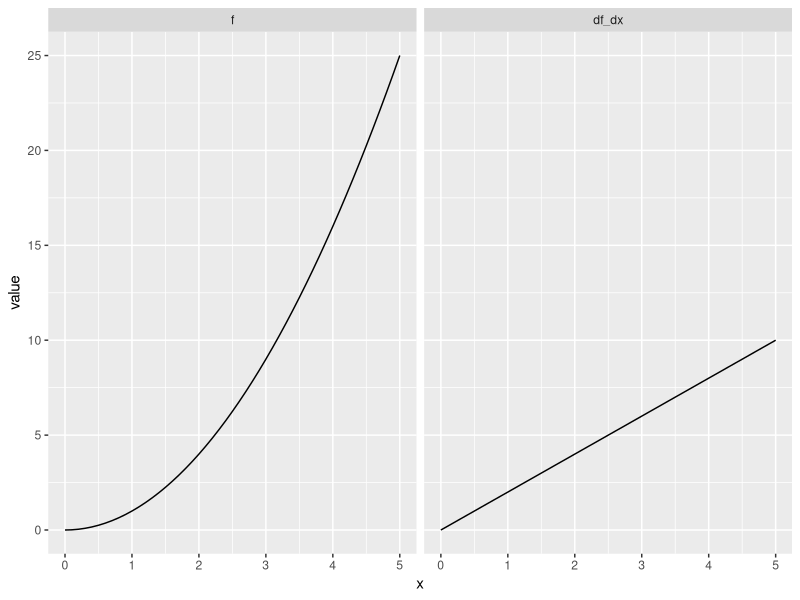
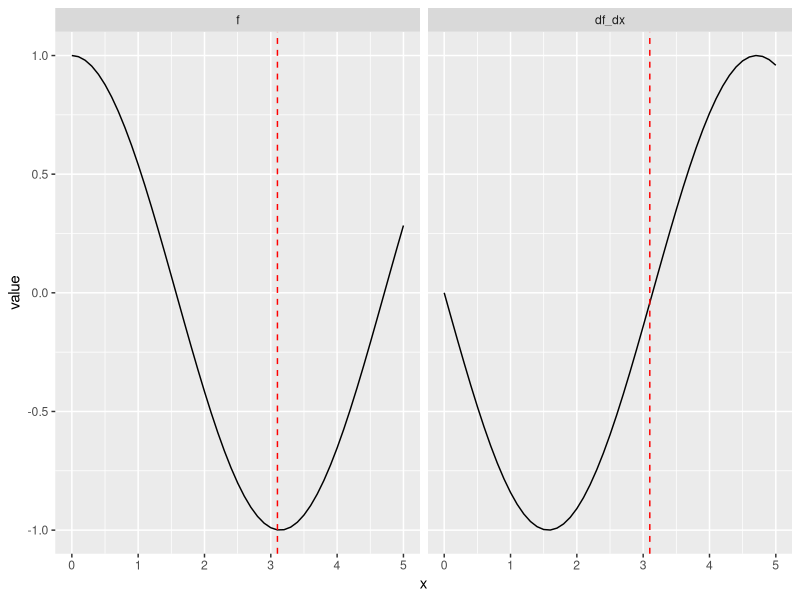
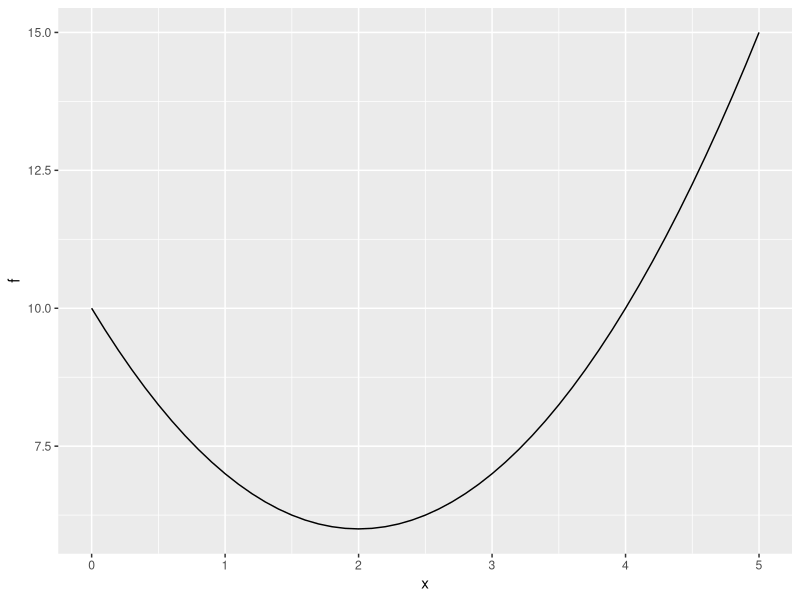
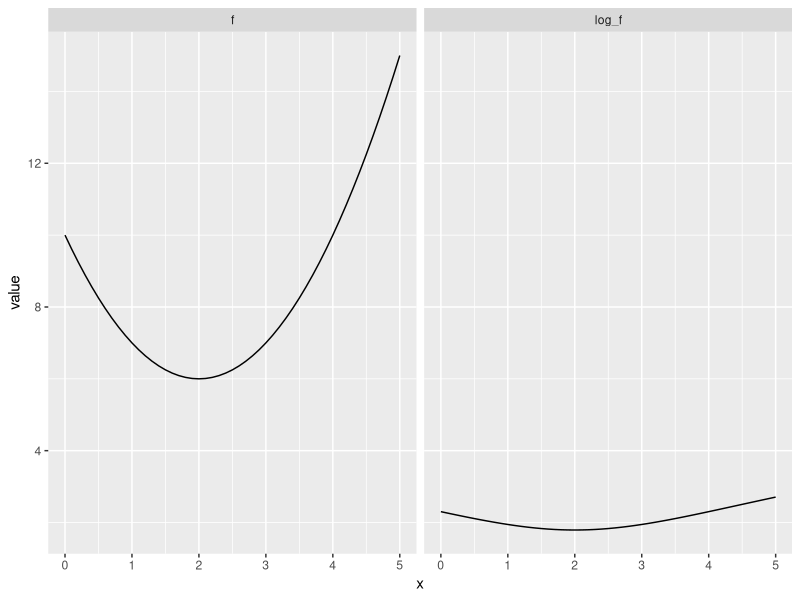

R code for these plots, in order:
x <- seq(0,5,0.1)
head(x)

f <- x^2 
head(f)

df_dx <- 2*x 
head(df_dx)

library(tidyverse)
# make a data frame so we can plot these nicely
x_dat <- data.frame(x=x,f=f,df_dx=df_dx) 
# put data frame in long form
x_dat <- gather(x_dat, "func","value",f:df_dx) 
# makes it so "f" is the function plotted on left
x_dat$func <- x_dat$func %>% factor() %>% relevel("f")
ggplot(x_dat,aes(x=x,y=value)) + geom_line() + facet_grid(. ~ func) # plot func

x <- seq(0,5,0.1)
f <- cos(x)
x_min <- x[which.min(f)] # find the x value where f is at minimum
df_dx <- -sin(x)

#plotting
# make a data frame so we can plot these nicely:
x_dat <- data.frame(x=x,f=f,df_dx=df_dx) 
# put data frame in long form:
x_dat <- gather(x_dat, "func","value",f:df_dx) 
# makes it so "f" is the function plotted on left
x_dat$func <- x_dat$func %>% factor() %>% relevel("f")

ggplot(x_dat,aes(x=x,y=value)) + geom_line() + facet_grid(. ~ func) +
      geom_vline(xintercept = x_min,linetype="dashed",color="red")# add line where f is min

x <- seq(0,5,0.1)
f <- (x-2)^2 + 6
x_dat <- data.frame(x,f)
require(ggplot2) #in case you need to load the library again
ggplot(x_dat,aes(x=x,y=f)) + geom_line()


x <- seq(0,5,0.1)
f <- (x-2)^2 + 6
log_f <- log(f)
x_dat <- data.frame(x,f,log_f)
require(tidyverse)
x_dat <- gather(x_dat,"func","value",f:log_f) #put this in long form
#plot function and log transformation of function side by side. 
ggplot(x_dat,aes(x=x,y=value)) + geom_line() + facet_grid(.~func) 
